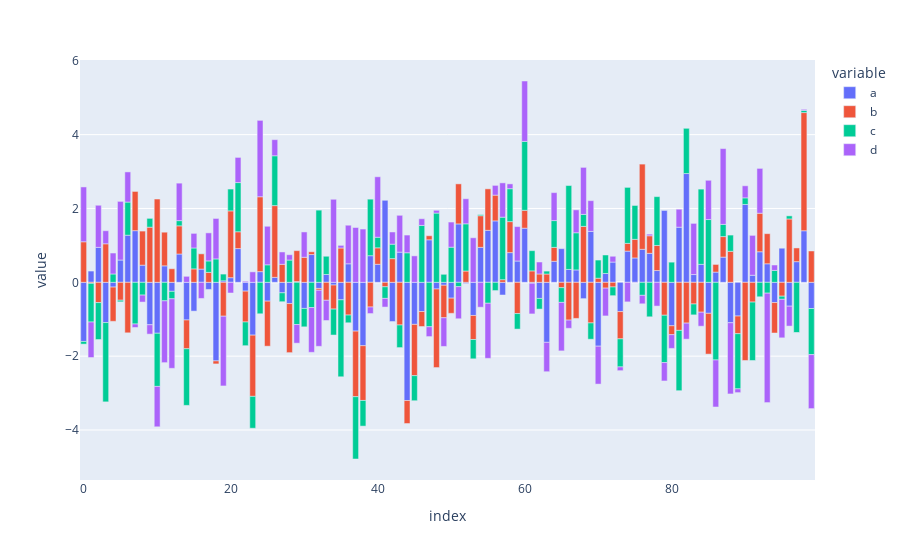

Notebook cell for this chart:
### Code cell
fig = px.bar(dataframe)
fig.show()
